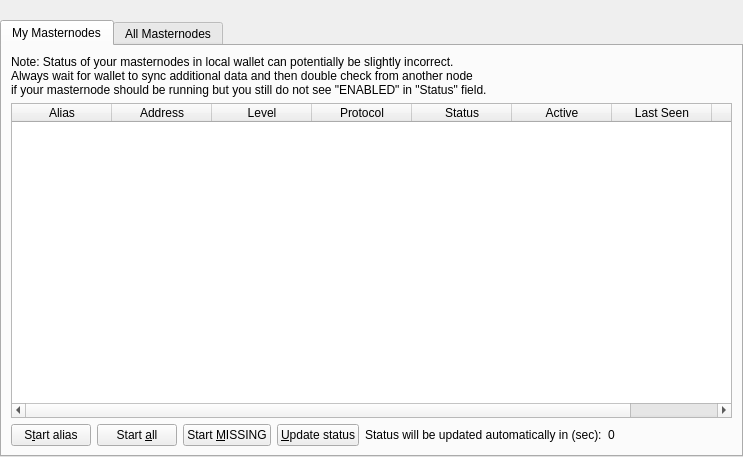
<?xml version="1.0" encoding="UTF-8"?>
<ui version="4.0">
 <class>MasternodeList</class>
 <widget class="QWidget" name="MasternodeList">
  <property name="geometry">
   <rect>
    <x>0</x>
    <y>0</y>
    <width>743</width>
    <height>457</height>
   </rect>
  </property>
  <property name="windowTitle">
   <string>Form</string>
  </property>
  <layout class="QVBoxLayout" name="topLayout">
   <property name="leftMargin">
    <number>0</number>
   </property>
   <property name="topMargin">
    <number>0</number>
   </property>
   <property name="rightMargin">
    <number>0</number>
   </property>
   <property name="bottomMargin">
    <number>0</number>
   </property>
   <item>
    <layout class="QVBoxLayout" name="verticalLayout">
     <property name="bottomMargin">
      <number>0</number>
     </property>
     <item>
      <spacer name="horizontalSpacer0">
       <property name="orientation">
        <enum>Qt::Horizontal</enum>
       </property>
       <property name="sizeHint" stdset="0">
        <size>
         <width>40</width>
         <height>20</height>
        </size>
       </property>
      </spacer>
     </item>
     <item>
      <widget class="QTabWidget" name="tabWidget">
       <property name="currentIndex">
        <number>0</number>
       </property>
       <widget class="QWidget" name="tabMyMasternodes">
        <attribute name="title">
         <string>My Masternodes</string>
        </attribute>
        <layout class="QGridLayout" name="gridLayout_2">
         <item row="0" column="0">
          <layout class="QVBoxLayout" name="verticalLayout_2">
           <property name="bottomMargin">
            <number>0</number>
           </property>
           <item>
            <layout class="QHBoxLayout" name="horizontalLayout_note">
             <property name="bottomMargin">
              <number>0</number>
             </property>
             <item>
              <widget class="QLabel" name="updateNote">
               <property name="text">
                <string>Note: Status of your masternodes in local wallet can potentially be slightly incorrect.&lt;br /&gt;Always wait for wallet to sync additional data and then double check from another node&lt;br /&gt;if your masternode should be running but you still do not see &quot;ENABLED&quot; in &quot;Status&quot; field.</string>
               </property>
              </widget>
             </item>
            </layout>
           </item>
           <item>
            <widget class="QTableWidget" name="tableWidgetMyMasternodes">
             <property name="minimumSize">
              <size>
               <width>695</width>
               <height>0</height>
              </size>
             </property>
             <property name="editTriggers">
              <set>QAbstractItemView::NoEditTriggers</set>
             </property>
             <property name="alternatingRowColors">
              <bool>true</bool>
             </property>
             <property name="selectionMode">
              <enum>QAbstractItemView::SingleSelection</enum>
             </property>
             <property name="selectionBehavior">
              <enum>QAbstractItemView::SelectRows</enum>
             </property>
             <property name="sortingEnabled">
              <bool>true</bool>
             </property>
             <attribute name="horizontalHeaderStretchLastSection">
              <bool>true</bool>
             </attribute>
             <column>
              <property name="text">
               <string>Alias</string>
              </property>
             </column>
             <column>
              <property name="text">
               <string>Address</string>
              </property>
             </column>
             <column>
              <property name="text">
               <string>Level</string>
              </property>
              <property name="textAlignment">
               <set>AlignCenter</set>
              </property>
             </column>
             <column>
              <property name="text">
               <string>Protocol</string>
              </property>
             </column>
             <column>
              <property name="text">
               <string>Status</string>
              </property>
             </column>
             <column>
              <property name="text">
               <string>Active</string>
              </property>
             </column>
             <column>
              <property name="text">
               <string>Last Seen</string>
              </property>
             </column>
             <column>
              <property name="text">
               <string>Payee</string>
              </property>
             </column>
            </widget>
           </item>
           <item>
            <layout class="QHBoxLayout" name="horizontalLayout_5">
             <property name="bottomMargin">
              <number>0</number>
             </property>
             <item>
              <widget class="QPushButton" name="startButton">
               <property name="text">
                <string>S&amp;tart alias</string>
               </property>
              </widget>
             </item>
             <item>
              <widget class="QPushButton" name="startAllButton">
               <property name="text">
                <string>Start &amp;all</string>
               </property>
              </widget>
             </item>
             <item>
              <widget class="QPushButton" name="startMissingButton">
               <property name="text">
                <string>Start &amp;MISSING</string>
               </property>
              </widget>
             </item>
             <item>
              <widget class="QPushButton" name="UpdateButton">
               <property name="text">
                <string>&amp;Update status</string>
               </property>
              </widget>
             </item>
             <item>
              <widget class="QLabel" name="autoupdate_label">
               <property name="text">
                <string>Status will be updated automatically in (sec):</string>
               </property>
              </widget>
             </item>
             <item>
              <widget class="QLabel" name="secondsLabel">
               <property name="text">
                <string>0</string>
               </property>
              </widget>
             </item>
             <item>
              <spacer name="horizontalSpacer_5">
               <property name="orientation">
                <enum>Qt::Horizontal</enum>
               </property>
               <property name="sizeHint" stdset="0">
                <size>
                 <width>40</width>
                 <height>20</height>
                </size>
               </property>
              </spacer>
             </item>
            </layout>
           </item>
          </layout>
         </item>
        </layout>
       </widget>
       <widget class="QWidget" name="tabAllMasternodes">
        <attribute name="title">
         <string>All Masternodes</string>
        </attribute>
        <layout class="QGridLayout" name="gridLayout">
         <item row="1" column="0">
          <widget class="QTableWidget" name="tableWidgetMasternodes">
           <property name="editTriggers">
            <set>QAbstractItemView::NoEditTriggers</set>
           </property>
           <property name="alternatingRowColors">
            <bool>true</bool>
           </property>
           <property name="selectionBehavior">
            <enum>QAbstractItemView::SelectRows</enum>
           </property>
           <property name="sortingEnabled">
            <bool>true</bool>
           </property>
           <attribute name="horizontalHeaderStretchLastSection">
            <bool>true</bool>
           </attribute>
           <column>
            <property name="text">
             <string>Address</string>
            </property>
           </column>
           <column>
            <property name="text">
             <string>Level</string>
            </property>
            <property name="textAlignment">
             <set>AlignCenter</set>
            </property>
           </column>
           <column>
            <property name="text">
             <string>Protocol</string>
            </property>
           </column>
           <column>
            <property name="text">
             <string>Status</string>
            </property>
           </column>
           <column>
            <property name="text">
             <string>Active</string>
            </property>
           </column>
           <column>
            <property name="text">
             <string>Last Seen</string>
            </property>
           </column>
           <column>
            <property name="text">
             <string>Payee</string>
            </property>
           </column>
          </widget>
         </item>
         <item row="0" column="0">
          <layout class="QHBoxLayout" name="horizontalLayout_3">
           <property name="bottomMargin">
            <number>0</number>
           </property>
           <item>
            <widget class="QLabel" name="label_filter">
             <property name="text">
              <string>Filter List:</string>
             </property>
            </widget>
           </item>
           <item>
            <widget class="QLineEdit" name="filterLineEdit">
             <property name="toolTip">
              <string>Filter masternode list</string>
             </property>
            </widget>
           </item>
           <item>
            <spacer name="horizontalSpacer_3">
             <property name="orientation">
              <enum>Qt::Horizontal</enum>
             </property>
             <property name="sizeHint" stdset="0">
              <size>
               <width>10</width>
               <height>20</height>
              </size>
             </property>
            </spacer>
           </item>
           <item>
            <widget class="QLabel" name="label_count">
             <property name="text">
              <string>Node Count:</string>
             </property>
            </widget>
           </item>
           <item>
            <widget class="QLabel" name="countLabel">
             <property name="text">
              <string>0</string>
             </property>
            </widget>
           </item>
          </layout>
         </item>
        </layout>
       </widget>
      </widget>
     </item>
    </layout>
   </item>
  </layout>
 </widget>
 <resources/>
 <connections/>
</ui>
